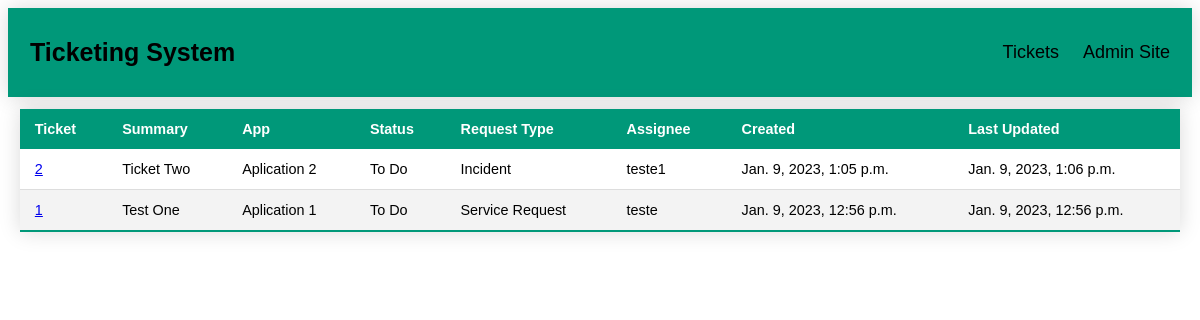
The page / on the database its author committed.
### ticketApp/models.py (models this page shows)
class Ticket(models.Model):
    title = models.CharField(max_length=100)
    assignee = models.ForeignKey(User, null=True, blank = True, on_delete=models.CASCADE)
    app_name = models.CharField(max_length=30, choices=AppName.choices)
    status = models.CharField(max_length=30, choices=TicketStatus.choices)
    ticket_type = models.CharField(max_length=30, choices=TicketType.choices)
    description = models.TextField()
    created_at = models.DateTimeField('created at', auto_now_add=True)
    updated_at = models.DateTimeField('updated at', auto_now=True)

### ticketApp/views.py (the view)
# urls.py: path('', views.index, name='index'),
def index(request):
	tickets = Ticket.objects.order_by('-created_at')[:5]
	return render(request,'index.html', {'tickets': tickets})

### ticketApp/templates/index.html (shortened to what this page needs)
{% extends 'base.html' %}
{% block content %}
<table class="styled-table">
	<thead>
		<tr>
			<th>Ticket</th>
			<th>Summary</th>
			<th>App</th>
			<th>Status</th>
			<th>Request Type</th>
			<th>Assignee</th>
			<th>Created</th>
			<th>Last Updated</th>
		</tr>
	</thead>
	<tbody>
		{% for ticket in tickets %}
		<tr>
			<td><a href="/ticket/{{ticket.id}}">{{ticket.id}}</td>
			<td>{{ticket.title}}</td>
			<td>{{ticket.app_name}}</td>
			<td>{{ticket.status}}</td>
			<td>{{ticket.ticket_type}}</td>
			<td>{{ticket.assignee}}</td>
			<td>{{ticket.created_at}}</td>
			<td>{{ticket.updated_at}}</td>
		</tr>
		{% endfor %}
	</tbody>
</table>
{% endblock %}

### ticketApp/templates/base.html (shortened to what this page needs)
<!DOCTYPE html>
<html>
    <head>
        {% load static %}
        <link rel="stylesheet" type="text/css" href="{% static 'style.css' %}">
    </head>
    <body>
        <div class="header">
            <a class="logo">Ticketing System</a>
            <div class="header-right">
            <a href="/admin/ticketApp/ticket/add/" class=sel>Tickets</a>
            <a href="/admin/" class=sel>Admin Site</a>
            </div>
        </div>
        <div id="body">
            {% block content %}{% endblock %}
        </div>
    </body>
</html>

### ticketApp/static/style.css (style rules this page uses)
.header { overflow: hidden; background-color: #009879; padding: 20px 10px; min-width: 200px; box-shadow: 0 0 20px rgba(0, 0, 0, 0.15); }
.header a { float: left; color: black; text-align: center; padding: 12px; text-decoration: none; font-size: 18px; font-family: sans-serif; line-height: 25px; border-radius: 4px; }
.header a.logo { font-size: 25px; font-weight: bold; }
.header-right { float: right; }
.styled-table { border-collapse: collapse; margin: 25px 0; width:98%; margin-top: 1%; margin-left:1%; margin-right:1%; font-size: 0.9em; font-family: sans-serif; min-width: 200px; box-shadow: 0 0 20px rgba(0, 0, 0, 0.15); }
.styled-table thead tr { background-color: #009879; color: #ffffff; text-align: left; }
.styled-table th, .styled-table td { padding: 12px 15px; }
.styled-table tbody tr { border-bottom: 1px solid #dddddd; }
.styled-table tbody tr:nth-of-type(even) { background-color: #f3f3f3; }
.styled-table tbody tr:last-of-type { border-bottom: 2px solid #009879; }

### rows shown on the page
Ticket: id "2", title "Ticket Two", app_name "Aplication 2", status "To Do", ticket_type "Incident", assignee "teste1", created_at "Jan. 9, 2023, 1:05 p.m.", updated_at "Jan. 9, 2023, 1:06 p.m."
Ticket: id "1", title "Test One", app_name "Aplication 1", status "To Do", ticket_type "Service Request", assignee "teste", created_at "Jan. 9, 2023, 12:56 p.m.", updated_at "Jan. 9, 2023, 12:56 p.m."
